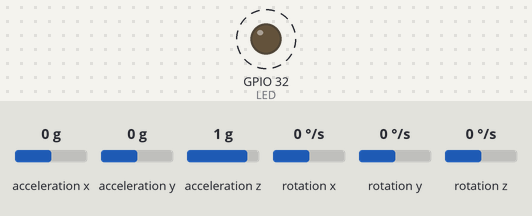
This sketch was run on a simulated ESP32. Parts: output pins drawn as LEDs (lit = HIGH). Dashed ring = blinking. The test bench sets the inputs (shaded band); at power-on: acceleration x 0 g, acceleration y 0 g, acceleration z 1 g, rotation x 0 °/s, rotation y 0 °/s, rotation z 0 °/s. What the sketch prints to the serial monitor is not drawn.

Above: at 0.6 s.
Timing chart, 0 to 3.0 s (numbered marks = the images above):
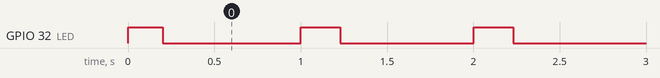

Measured:
- by itself, GPIO 32 (LED): alternates HIGH for 0.23 s and LOW for 0.77 s

The sketch:

FREERTOS_ejc2.ino
```cpp
#include <MPU9250_asukiaaa.h> //Library to interface with sensor
MPU9250_asukiaaa motionSensor;
#define LED 32

TaskHandle_t TaskHandle_3;

struct Accelerometer{
  float ax;
  float ay;
  float az;
  float aSqrt;
};

QueueHandle_t SensorQueueS;
//Queue to send data between tasks

void motionSensorInit(void){
  Wire.begin(21, 22); //default i2c pins of esp32 are pin 21 and 22
  motionSensor.setWire(&Wire);
  motionSensor.beginAccel();
}

void Task1( void *pvParameters)
{
  struct Accelerometer AccelerometerR;  //Struct to store the read values from i2c sensor
  const TickType_t xDelay100ms = pdMS_TO_TICKS (100);
  TickType_t xLastWakeTime;
  /*variable to save the current tick count, it has to be initialized to the
   *current tick count before it is used for the first time,then with the
   *function vTaskDelayUntil is updated atomatically
   */
   motionSensorInit();
   xLastWakeTime = xTaskGetTickCount();

  //Converts time in ms to the same time in system ticks
  while(1)
  {
    motionSensor.accelUpdate();
    AccelerometerR.ax =  motionSensor.accelX();
    AccelerometerR.ay =  motionSensor.accelY();
    AccelerometerR.az =  motionSensor.accelZ();
    AccelerometerR.aSqrt = motionSensor.accelSqrt();
    xQueueSendToBack(SensorQueueS, (void *) &AccelerometerR, 0);
    vTaskDelayUntil(&xLastWakeTime, xDelay100ms);
    /* Delay for a period. A call to vTaskDelay() is used which places
       the task into the Blocked state until the delay period has expired.*/
  }

}

void Task2( void *pvParameters)
{
  struct Accelerometer AccelerometerW;  //Struct to store the read values from task1
  BaseType_t xStatus; //To receive data from queue
  const TickType_t xDelay1s = pdMS_TO_TICKS (1000);
  TickType_t xLastWakeTime;
  /*variable to save the current tick count, it has to be initialized to the
   *current tick count before it is used for the first time,then with the
   *function vTaskDelayUntil is updated atomatically
   */
  xLastWakeTime = xTaskGetTickCount();

  //Converts time in ms to the same time in system ticks
  while(1)
  {
    digitalWrite(LED, HIGH); //Switch on LED
    if( uxQueueSpacesAvailable != 0)
    {
      Serial.println("---- START ----");
      while((xQueueReceive(SensorQueueS, (void *) &AccelerometerW, 0) == pdPASS)){
        Serial.println(AccelerometerW.aSqrt);
      }
    }
    Serial.println("---- END ----");
    vTaskResume( TaskHandle_3 );
    /* Delay for a period. A call to vTaskDelay() is used which places
       the task into the Blocked state until the delay period has expired.*/

    vTaskDelayUntil(&xLastWakeTime, xDelay1s);
  }
}

void Task3( void *pvParameters)
{
  const TickType_t xDelay200ms = pdMS_TO_TICKS (200);
  TickType_t xLastWakeTime;
  /*variable to save the current tick count, it has to be initialized to the
   *current tick count before it is used for the first time,then with the
   *function vTaskDelayUntil is updated atomatically
   */
   xLastWakeTime = xTaskGetTickCount();

  //Converts time in ms to the same time in system ticks
  while(1)
  {
    vTaskDelay(xDelay200ms);
    digitalWrite(LED, LOW); //Switch off LED
    /* Delay for a period. A call to vTaskDelay() is used which places
       the task into the Blocked state until the delay period has expired.*/
    vTaskSuspend(TaskHandle_3);
  }

}


void setup() {
  Serial.begin(9600);
  pinMode(LED, OUTPUT);   //Set pin as output
  SensorQueueS = xQueueCreate(10, sizeof( struct Accelerometer));
  if(  SensorQueueS != NULL){   //Create tasks only if the queue is created succesfully
      xTaskCreate( Task1, /* Pointer to the function that implements the task. */
               "Task 1",/* Text name for the task. This is to facilitate
                           debugging only. */
               1000, /* Stack depth - small microcontrollers will use much
                        less stack than this. */
               NULL, /* This example does not use the task parameter. */
               1, /* This task will run at priority 1. */
               NULL ); /* This example does not use the task handle. */
      xTaskCreate(Task2, "Task 2", 1000, NULL, 1, NULL);
      xTaskCreate(Task3, "Task 3", 1000, NULL, 1, &TaskHandle_3);
  }
}

void loop() {
}
```
